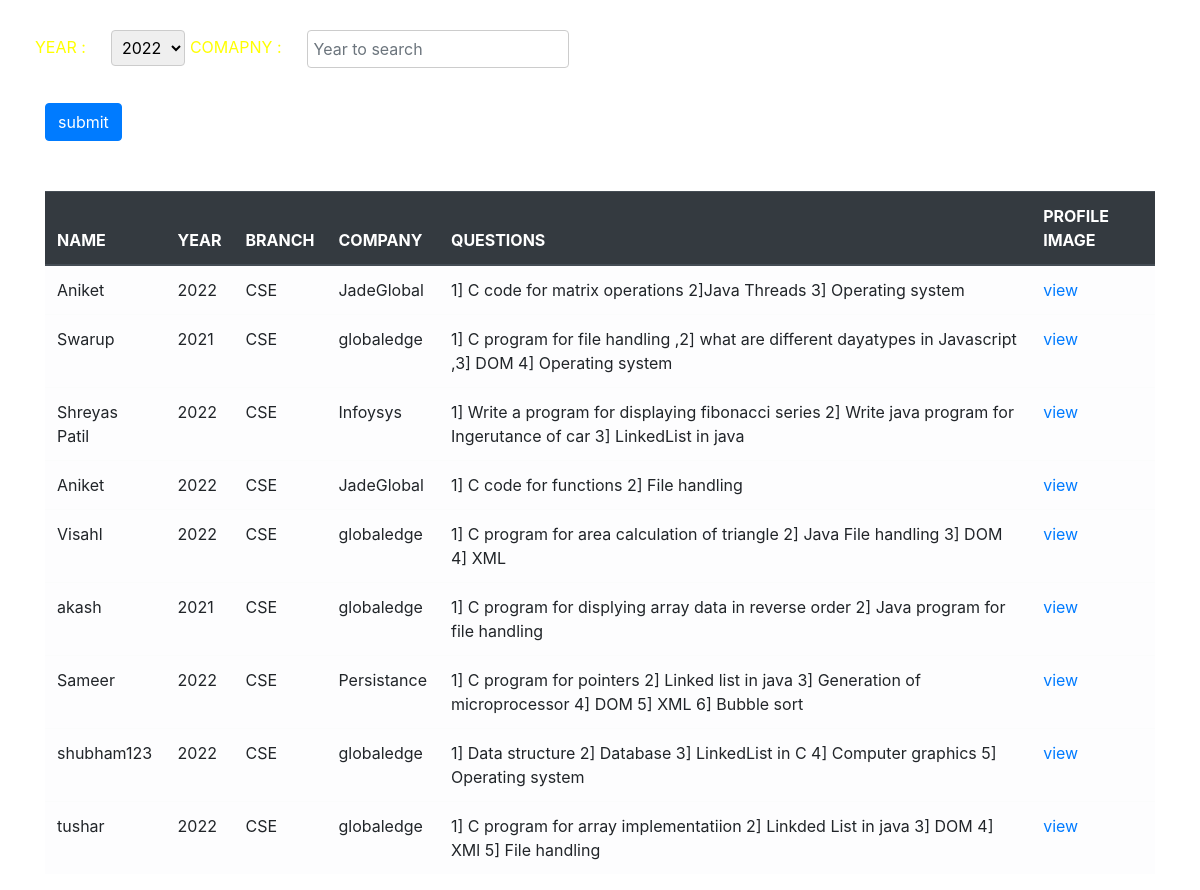
The app's page /datas1.php with its own data.
### tables this page shows
CREATE TABLE `studentdata` (
  `name` varchar(20) DEFAULT NULL,
  `year` text DEFAULT NULL,
  `branch` varchar(20) DEFAULT NULL,
  `company` varchar(20) DEFAULT NULL,
  `questions` varchar(2000) DEFAULT NULL,
  `image` varchar(20) DEFAULT NULL
);

### datas1.php (the view, shortened to what this page needs)
<!DOCTYPE html>
<html lang="en">
<head>
    <link rel="stylesheet" href="https://maxcdn.bootstrapcdn.com/bootstrap/4.5.2/css/bootstrap.min.css">
</head>
<body>
    <div class="container" style="margin-top: 30px">
        <form action="" method="post" enctype="multipart/form-data" name="myForm">
        <div class="row">
                <div class="col-25 form-group">
                    <label for="year" style="padding: 5px;color:yellow;">YEAR : </label>
                </div>
                <div class="col-75" style="margin-left: 20px">
                        <select id="year" name="year">
                            <option label="">2022</option>
                        </select>
                </div>
                <div class="col-25 form-group">
                        <label for="year" style="padding: 5px;color:yellow;">COMAPNY : </label>
                    </div>
                     <div class="col-75" style="margin-left: 20px">
                            <input class="form-control" type="text" id="company" name="company" placeholder="Year to search" required>
                    </div>
            </div>
            <div>
                <input class="btn btn-primary" type="submit" value="submit" name="submit" style="margin-top: 15px;" required>
            </div>
        </form>
        <?php
    $year="";
    $company="";
    ?>
        <table class="table table-striped" style="margin-top: 50px">
            <thead  class="thead-dark">
                <tr>
                    <th scope="col">NAME</th>
                    <th scope="col">YEAR</th>
                    <th scope="col">BRANCH</th>
                    <th scope="col">COMPANY</th>
                    <th scope="col">QUESTIONS</th>
                    <th scope="col">PROFILE IMAGE</th>
                </tr>
            </thead>
            <tbody>
                <?php
            $con =  mysqli_connect('localhost','root','','dkte');
            $sql2 = "SELECT * FROM studentdata ";
   	    $sql = "SELECT * FROM studentdata where year='$year'and company='$company'";
            if($year=="" && $company==""){$sql=$sql2;}
	   $run = mysqli_query($con, $sql);
	if (mysqli_num_rows($run) > 0) {
    ?>
                <?php
  	while($row = mysqli_fetch_assoc($run)) {
      ?>
                <tr class="table-light">
                    <td><?php echo $row["name"]; ?></td>
                    <td><?php echo $row["year"]; ?></td>
                    <td><?php echo $row["branch"]; ?></td>
                    <td><?php echo $row["company"]; ?></td>
                    <td><?php echo $row["questions"]; ?></td>
                     <td> <?php echo "<a href=\"aniket/$row[image]\">view</a>" ?></td>
                </tr>
                <?php
  	}
	} else {
        echo '<script> alert("RESULTS NOT FOUND");
        </script>';
	}
    ?>
            </tbody>
        </table>
    </div>
</body>
</html>

### datas1.php (style rules this page uses)
body { background-image: url('https://w.wallpaperkiss.com/wimg/s/128-1281302_small.jpg'); background-repeat: no-repeat; background-size: cover; }
input[type=text], select, textarea { width: 100%; padding: 6px; border: 1px solid #ccc; border-radius: 4px; resize: vertical; }

### records on screen
studentdata: name "Aniket", year "2022", branch "CSE", company "JadeGlobal", questions "1] C code for matrix operations 2]Java Threads 3] Operating system"
studentdata: name "Swarup", year "2021", branch "CSE", company "globaledge", questions "1] C program for file handling ,2] what are different dayatypes in Javascript ,3] DOM 4] Operating system"
studentdata: name "Shreyas Patil", year "2022", branch "CSE", company "Infoysys", questions "1] Write a program for displaying fibonacci series 2] Write java program for Ingerutance of car 3] LinkedList in java"
studentdata: name "Aniket", year "2022", branch "CSE", company "JadeGlobal", questions "1] C code for functions 2] File handling"
studentdata: name "Visahl", year "2022", branch "CSE", company "globaledge", questions "1] C program for area calculation of triangle 2] Java File handling 3] DOM 4] XML"
studentdata: name "akash", year "2021", branch "CSE", company "globaledge", questions "1] C program for displying array data in reverse order 2] Java program for file handling"
studentdata: name "Sameer", year "2022", branch "CSE", company "Persistance", questions "1] C program for pointers 2] Linked list in java 3] Generation of microprocessor 4] DOM 5] XML 6] Bubble sort"
studentdata: name "shubham123", year "2022", branch "CSE", company "globaledge", questions "1] Data structure 2] Database 3] LinkedList in C 4] Computer graphics 5] Operating system"
studentdata: name "tushar", year "2022", branch "CSE", company "globaledge", questions "1] C program for array implementatiion 2] Linkded List in java 3] DOM 4] XMl 5] File handling"
